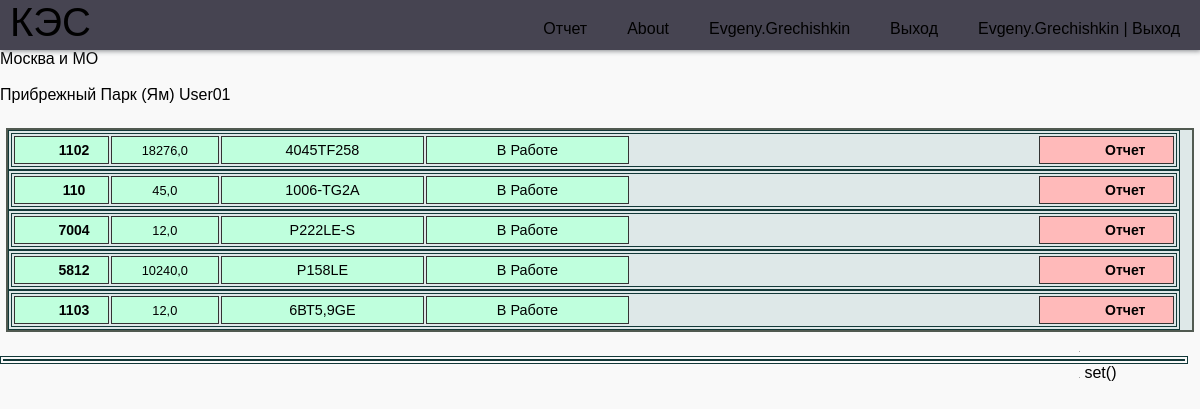
Page /area/4/ (signed in) on the earlier database version.
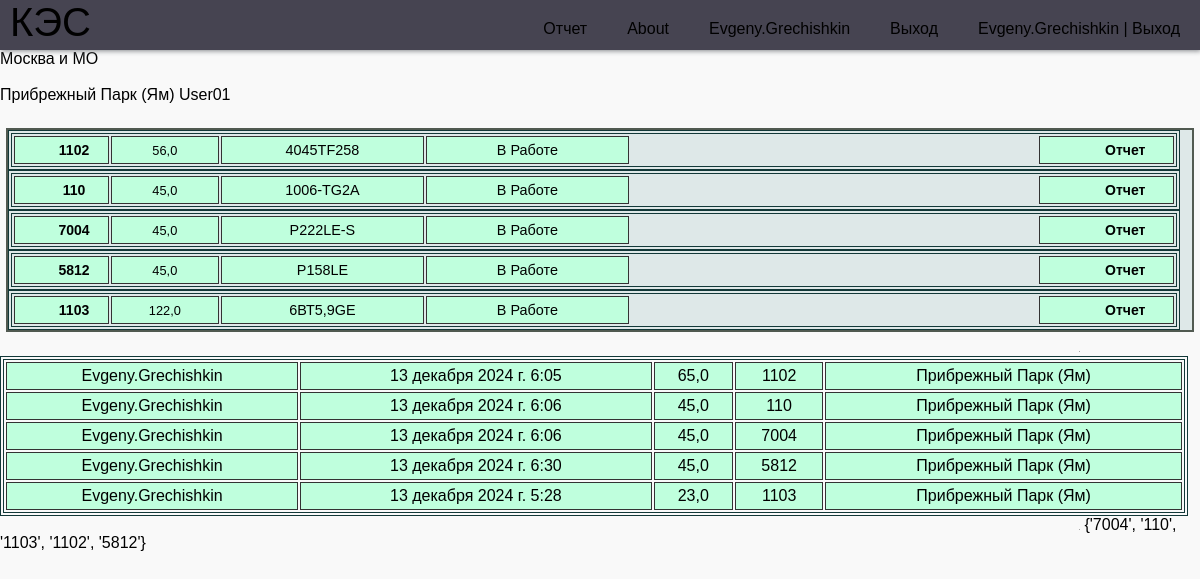
Same page on the later database version.
### report/models.py (models this page shows, shortened)
class CreateDGU(models.Model):
    name = models.CharField(max_length=30, verbose_name="Номер Дгу")
    maker_dvs = models.ForeignKey(Maker, on_delete=models.SET_NULL, null=True, blank=True, verbose_name="Производитель")
    long_name = models.CharField(max_length=30, null=True, blank=True, verbose_name="Название Дгу")
    post_name = models.ForeignKey(Post, on_delete=models.SET_NULL, null=True, blank=True, verbose_name="Название поста")
    dvs = models.ForeignKey(DVS, on_delete=models.SET_NULL, null=True, blank=True, verbose_name="ДВС")
    alternator = models.ForeignKey(Alternator, on_delete=models.SET_NULL, null=True, blank=True, verbose_name="Генератор")
    location = models.ForeignKey(Location, on_delete=models.SET_NULL, null=True,blank=True, verbose_name="Обьект")
    work = models.BooleanField(default=False, verbose_name='в Работе')
    status = models.ForeignKey(Status, on_delete=models.SET_NULL, null=True, verbose_name="Состояние")
    paralel = models.BooleanField(default=False, verbose_name='Паралель')
    koguch = models.BooleanField(default=False, verbose_name='Кожухное Исполнение')
    weight = models.PositiveIntegerField(null=True, blank=True, default=0, verbose_name='Вес кг')
    lsh = models.CharField(max_length=100, null=True, blank=True, verbose_name="Длинна * Ширина * Высота ")
    title = models.CharField(max_length=250, blank=True, verbose_name='Описание  проблем')
    data_to = models.DateField(blank=True, null=True,  verbose_name='Дата последнего ТО')
    motochas_to = models.PositiveIntegerField(null=True, blank=True,  verbose_name='Моточасы последнего ТО')
    interval_to = models.PositiveIntegerField(null=True, blank=True, default=300, verbose_name='Межсервисный интервал')
    narabotka = models.BooleanField(default=True, verbose_name='Наработка')
    nagruzka = models.BooleanField(default=True, verbose_name='Нагрузка')
    active = models.BooleanField(default=True, verbose_name='Активная Нагрузка')
    reactive = models.BooleanField(default=True, verbose_name='Реактивная  Нагрузка')
    full_load = models.BooleanField(default=True, verbose_name='Полная  Нагрузка')
    l1 = models.BooleanField(default=True, verbose_name='L1')
    l2 = models.BooleanField(default=True, verbose_name='L2')
    l3 = models.BooleanField(default=True, verbose_name='L3')
    dmasla = models.BooleanField(default=True, verbose_name='Давление масла')
    tog = models.BooleanField(default=True, verbose_name='Темп. Охл. Жидкости')
    akb = models.BooleanField(default=True, verbose_name='АКБ')
    primechanie = models.BooleanField(default=True, verbose_name='Примечания')
    class Meta:
        verbose_name = 'ДГУ'
        verbose_name_plural = 'ДГУ'

class DVS(models.Model):
    model_dvs = models.ForeignKey(DVSmodel, on_delete=models.SET_NULL, blank=True, null=True, verbose_name="ДВС")
    sn = models.CharField(max_length=70, blank=True, verbose_name='Серейный номер')
    engine_hours = models.FloatField(blank=True, null=True, verbose_name="Моточасы")
    title = models.CharField(max_length=250, blank=True, verbose_name='Описание')
    class Meta:
        verbose_name = 'ДВС'
        verbose_name_plural = 'ДВС'

class DVSmodel(models.Model):
    model_dvs = models.CharField(blank=True, max_length=30, verbose_name='Модель ДВС')
    maker_dvs = models.ForeignKey(Maker, on_delete=models.SET_NULL, null=True, verbose_name="Производитель")
    power = models.IntegerField(blank=True, verbose_name="Мощьность ДВС")
    cylinders = models.IntegerField(blank=True, verbose_name="Количество цилиндров")
    volume = models.DecimalField(blank=True, null=True, max_digits=5, decimal_places=2,  verbose_name="Объем ДВС")
    weight = models.PositiveIntegerField(null=True, blank=True, default=0, verbose_name='Вес кг')
    title = models.CharField(max_length=250, blank=True, verbose_name='Описание')
    class Meta:
        verbose_name = 'Модель ДВС'
        verbose_name_plural = 'Модель ДВС'

class ReportDGU(models.Model):
    dgu = models.ForeignKey(CreateDGU, on_delete=models.SET_NULL, null=True, verbose_name="Номер Дгу")
    author = models.ForeignKey(get_user_model(), on_delete=models.SET_NULL, related_name='posts', null=True,
                               default=None)
    narabotka = models.FloatField(blank=True, null=True,  verbose_name='Наработка')
    nagruzka = models.PositiveIntegerField(null=True, blank=True, verbose_name='Нагрузка')
    active = models.PositiveIntegerField(null=True, blank=True,  verbose_name='Активная Нагрузка')
    reactive = models.PositiveIntegerField(null=True, blank=True,  verbose_name='Реактивная  Нагрузка')
    full_load = models.PositiveIntegerField(null=True, blank=True,  verbose_name='Полная  Нагрузка')
    l1 = models.PositiveSmallIntegerField(null=True, blank=True,  verbose_name='L1')
    l2 = models.PositiveSmallIntegerField(null=True, blank=True,  verbose_name='L2')
    l3 = models.PositiveSmallIntegerField(null=True, blank=True,  verbose_name='L3')
    dmasla = models.FloatField(blank=True, null=True, verbose_name='Давление масла')
    tc = models.FloatField(blank=True, null=True,  verbose_name='Темп. Охл. Жидкости')
    akb = models.FloatField(blank=True, null=True, verbose_name='АКБ')
    title = models.CharField(max_length=450, null=True, blank=True,  verbose_name='Замечания')
    time_create = models.DateTimeField(auto_now_add=True, blank=True, null=True,)
    time_update = models.DateTimeField(auto_now=True, blank=True, null=True,)
    class Meta:
        verbose_name = 'Ежедневный отчет'
        verbose_name_plural = 'Ежедневный отчет'

class Location(models.Model):
    name = models.CharField(max_length=30)
    object_kes = models.ForeignKey(ObjectKES, on_delete=models.SET_NULL, null=True)
    operator = models.ForeignKey(get_user_model(),
                               on_delete=models.SET_NULL,
                               related_name='operator_area',
                               null=True, default=None)
    address = models.CharField(max_length=250, blank=True)
    def __str__(self):
        return f"{self.name}"
    class Meta:
        verbose_name = 'Участок'
        verbose_name_plural = 'Участок'

### report/views.py (the view)
# urls.py: path("area/<int:id>/", area, name='area'),
@login_required
def area(request, id):
    y, m, d = (int(i) for i in date.today().isoformat().split("-"))
    dgus = CreateDGU.objects.filter(location=id)
    location = Location.objects.get(id=id)
    object_kes = Location.objects.get(id=id).object_kes.name
    report = ReportDGU.objects.filter(time_create__date=date(y, m, d), dgu__location__id=id)
    rpt = set(i.dgu.name for i in report)
    return render(request, "area.html",
                  {'dgus': dgus, 'location': location, 'object_kes': object_kes,
                   'report': report, 'rpt': rpt})

### report/templates/area.html (shortened to what this page needs)
{% extends 'base.html' %}
{% load static %}
{% block css %}
    <link rel="stylesheet" href="{% static 'style/style.css' %}">
    <link rel="stylesheet" href="{% static 'style/style_area.css' %}">
{% endblock css %}
{% block content %}
<main>
    <p>{{ object_kes }}</p> <br>
    <p>{{ location.name }} {{ location.operator }}</p> <br>
        <div class="blok_1  inline">
            {% for dgu in dgus %}
                <table>
                    <tr>
                        {% if dgu.status.id == 2 %}
                            <td class="st1 dgu_status_avar"><a href="{% url 'dgu' dgu.id %}" >{{dgu.name}}</a></td>
                            <td class="st5 dgu_status_avar">{{dgu.dvs.engine_hours}}</td>
                            <td class="st2 dgu_status_avar">{{dgu.dvs.model_dvs.model_dvs}}</td>
                            <td class="st3 dgu_status_avar">Аварийная остановка</td>
                            <td class="st6 dgu_status_avar">{{dgu.title}}</td>
                            <td class="st4 dgu_status_avar"><a href="../../create_report/{{dgu.id}}">Ремонт</a></td>
                        {% elif dgu.work %}
                            <td class="st1 dgu_status_rab" ><a href="{% url 'dgu' dgu.id %}" >{{dgu.name}}</a></td>
                            <td class="st5 dgu_status_rab">{{dgu.dvs.engine_hours}}</td>
                            <td class="st2 dgu_status_rab">{{dgu.dvs.model_dvs.model_dvs}}</td>
                                {% if dgu.status.id == 4 %}
                                    <td class="st3 dgu_status_rem">Требуется незн. ремонт</td>
                                {% elif dgu.status.id == 5 %}
                                    <td class="st3 dgu_status_avar">Требуется ТО</td>
                                {% else %}
                                    <td class="st3 dgu_status_rab">В Работе</td>
                                {% endif %}
                            <td class="st6 dgu_status_rab">{{dgu.title}}</td>
                            {% if dgu.name in rpt %}
                            <td class="st4 dgu_status_rab"><a href="../../create_report/{{dgu.id}}">Отчет</a></td>
                            {% else %}
                            <td class="st4 dgu_status_avar"><a href="../../create_report/{{dgu.id}}">Отчет</a></td>
                            {% endif %}
                        {% endif %}
                    </tr></table>
                {% endfor %}
            </div>
    <table>
    {% for rpt in report %}
    <tr>
        <td>{{ rpt.author}}</td>
        <td>{{ rpt.time_create}}</td>
        <td>{{ rpt.tc }}</td>
        <td>{{ rpt.dgu.name }}</td>
        <td>{{ rpt.dgu.location }}</td>
    </tr>
    {% endfor %}</table>
    {{ rpt }}
</main>
{% endblock content %}

Differences in the rows shown:
changed CreateDGU "4045TF258": dvs.engine_hours "18276,0" → "56,0"
changed through a linked row, CreateDGU "P222LE-S": dvs.engine_hours "12,0" → "45,0"
changed CreateDGU "Р158LE": dvs.engine_hours "10240,0" → "45,0"
changed through a linked row, CreateDGU "6ВТ5,9GE": dvs.engine_hours "12,0" → "122,0"
now on this page (row edited): ReportDGU: author "Evgeny.Grechishkin", time_create "13 декабря 2024 г. 6:05", tc "65,0", dgu.name "1102", dgu.location "Прибрежный Парк (Ям)"
now on this page (row edited): ReportDGU: author "Evgeny.Grechishkin", time_create "13 декабря 2024 г. 6:06", tc "45,0", dgu.name "110", dgu.location "Прибрежный Парк (Ям)"
added ReportDGU: author "Evgeny.Grechishkin", time_create "13 декабря 2024 г. 6:06", tc "45,0", dgu.name "7004", dgu.location "Прибрежный Парк (Ям)"
added ReportDGU: author "Evgeny.Grechishkin", time_create "13 декабря 2024 г. 6:30", tc "45,0", dgu.name "5812", dgu.location "Прибрежный Парк (Ям)"
now on this page (row edited): ReportDGU: author "Evgeny.Grechishkin", time_create "13 декабря 2024 г. 5:28", tc "23,0", dgu.name "1103", dgu.location "Прибрежный Парк (Ям)"
Other differences:
{{ rpt }}: "set()" → "{'7004', '110', '1103', '1102', '5812'}"
